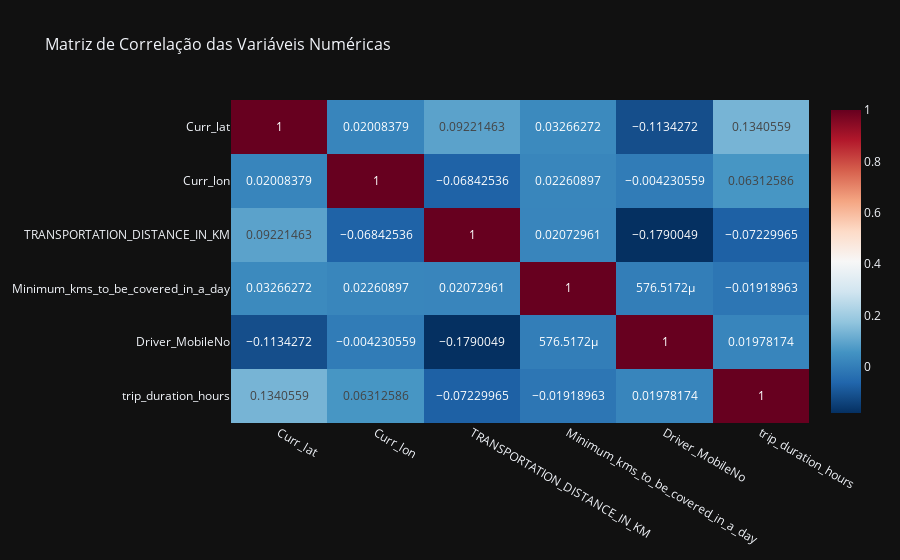

The cell this chart's notebook holds for it:
### Markdown cell above
### 4.4. Matriz de Correlação Interativa (Plotly)
Um mapa de calor interativo da matriz de correlação permite explorar a relação entre todas as variáveis numéricas. Cores mais quentes indicam correlação positiva forte, enquanto cores mais frias indicam correlação negativa forte. A interatividade do Plotly permite inspecionar os valores exatos das correlações ao passar o mouse.

### Code cell
numeric_cols = df.select_dtypes(include=np.number).columns.tolist()
correlation_matrix = df[numeric_cols].corr()

fig = px.imshow(correlation_matrix, text_auto=True, aspect='auto',
                title='Matriz de Correlação das Variáveis Numéricas',
                color_continuous_scale='RdBu_r')
fig.update_layout(title_font_size=16)
fig.show()

### Figure 1 — Plotly figure (JSON) as saved in the notebook; plotly's stock layout.template omitted (floating-point values rounded to 4 significant figures)
{"data": [{"coloraxis": "coloraxis", "name": "0", "texttemplate": "%{z}", "x": ["Curr_lat", "Curr_lon", "TRANSPORTATION_DISTANCE_IN_KM", "Minimum_kms_to_be_covered_in_a_day", "Driver_MobileNo", "trip_duration_hours"], "y": ["Curr_lat", "Curr_lon", "TRANSPORTATION_DISTANCE_IN_KM", "Minimum_kms_to_be_covered_in_a_day", "Driver_MobileNo", "trip_duration_hours"], "z": [[1.0, 0.02008, 0.09221, 0.03266, -0.1134, 0.1341], [0.02008, 1.0, -0.06843, 0.02261, -0.004231, 0.06313], [0.09221, -0.06843, 1.0, 0.02073, -0.179, -0.0723], [0.03266, 0.02261, 0.02073, 1.0, 0.0005765, -0.01919], [-0.1134, -0.004231, -0.179, 0.0005765, 1.0, 0.01978], [0.1341, 0.06313, -0.0723, -0.01919, 0.01978, 1.0]], "type": "heatmap", "xaxis": "x", "yaxis": "y", "hovertemplate": "x: %{x}<br>y: %{y}<br>color: %{z}<extra></extra>"}], "layout": {"xaxis": {"anchor": "y", "domain": [0.0, 1.0]}, "yaxis": {"anchor": "x", "domain": [0.0, 1.0], "autorange": "reversed"}, "coloraxis": {"colorscale": [[0.0, "rgb(5,48,97)"], [0.1, "rgb(33,102,172)"], [0.2, "rgb(67,147,195)"], [0.3, "rgb(146,197,222)"], [0.4, "rgb(209,229,240)"], [0.5, "rgb(247,247,247)"], [0.6, "rgb(253,219,199)"], [0.7, "rgb(244,165,130)"], [0.8, "rgb(214,96,77)"], [0.9, "rgb(178,24,43)"], [1.0, "rgb(103,0,31)"]]}, "title": {"text": "Matriz de Correlação das Variáveis Numéricas", "font": {"size": 16}}}}
